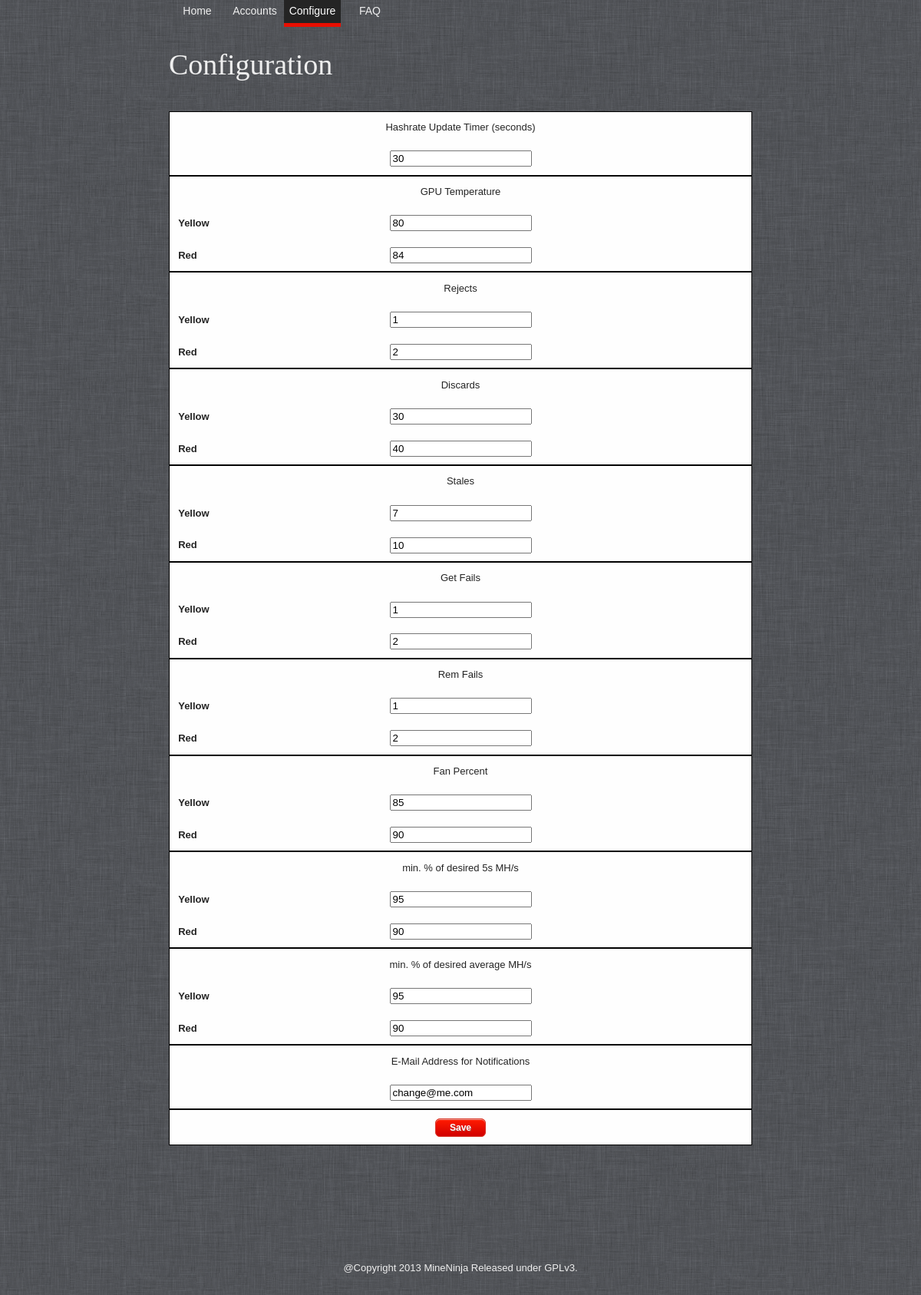
The app's page /pages/config.php with its own data.
### tables this page shows
CREATE TABLE `configuration` (
  `updatetime` int(11) NOT NULL,
  `yellowtemp` int(11) NOT NULL,
  `yellowrejects` int(11) NOT NULL,
  `yellowdiscards` int(11) NOT NULL,
  `yellowstales` int(11) NOT NULL,
  `yellowgetfails` int(11) NOT NULL,
  `yellowremfails` int(11) NOT NULL,
  `maxtemp` int(11) NOT NULL,
  `maxrejects` int(11) NOT NULL,
  `maxdiscards` int(11) NOT NULL,
  `maxstales` int(11) NOT NULL,
  `maxgetfails` int(11) NOT NULL,
  `maxremfails` int(11) NOT NULL,
  `email` varchar(200) NOT NULL,
  `yellowfan` int(11) NOT NULL,
  `maxfan` int(11) NOT NULL,
  `yellowgessper` int(11) NOT NULL,
  `maxgessper` int(11) NOT NULL,
  `yellowavgmhper` int(11) NOT NULL,
  `maxavgmhper` int(11) NOT NULL
);

### pages/config.php (the view, shortened to what this page needs)
<?php
$dbh = anubis_db_connect();
$configq = $dbh->query('SELECT * FROM configuration');
$config = $configq->fetch(PDO::FETCH_OBJ);
?>
<!DOCTYPE html>
<head>
<?php require('stylesheets.inc.php'); ?>
</head>
<body>
<div id="templatemo_wrapper">
<?php include ('header.inc.php'); ?>
    <div id="templatemo_main">
    	<div class="col_fw">
        	<div class="templatemo_megacontent">
            	<h2>Configuration</h2>
                <div class="cleaner h20"></div>
<form name=save action="config.php" method="post">
<table class="acuity" summary="Hostsummary" align="center">
        <tr>
        <td class="blue">Hashrate Update Timer (seconds)</td>
        <td colspan="2"><input type=text name="updatetime" value="<?php echo $config->updatetime?>"></td>
        </tr>
        <tr>
        <td class="blue">GPU Temperature</td>
        <td data-label="Yellow"><input type=text name="yellowtemp" value="<?php echo $config->yellowtemp?>"></td>
        <td data-label="Red"><input type=text name="maxtemp" value="<?php echo $config->maxtemp?>"></td>
        </tr>
        <tr>
        <td class="blue">Rejects</td>
        <td data-label="Yellow"><input type=text name="yellowrejects" value="<?php echo $config->yellowrejects?>"></td>
        <td data-label="Red"><input type=text name="maxrejects" value="<?php echo $config->maxrejects?>"></td>
        </tr>
        <tr>
        <td class="blue">Discards</td>
        <td data-label="Yellow"><input type=text name="yellowdiscards" value="<?php echo $config->yellowdiscards?>"></td>
        <td data-label="Red"><input type=text name="maxdiscards" value="<?php echo $config->maxdiscards?>"></td>
        </tr>
        <tr>
        <td class="blue">Stales</td>
	<td data-label="Yellow"><input type=text name="yellowstales" value="<?php echo $config->yellowstales?>"></td>
        <td data-label="Red"><input type=text name="maxstales" value="<?php echo $config->maxstales?>"></td>
        </tr>
        <tr>
        <td class="blue">Get Fails</td>
        <td data-label="Yellow"><input type=text name="yellowgetfails" value="<?php echo $config->yellowgetfails?>"></td>
        <td data-label="Red"><input type=text name="maxgetfails" value="<?php echo $config->maxgetfails?>"></td>
        </tr>
        <tr>
        <td class="blue">Rem Fails</td>
        <td data-label="Yellow"><input type=text name="yellowremfails" value="<?php echo $config->yellowremfails?>"></td>
        <td data-label="Red"><input type=text name="maxremfails" value="<?php echo $config->maxremfails?>"></td>
        </tr>
        <tr>
        <td class="blue">Fan Percent</td>
        <td data-label="Yellow"><input type=text name="yellowfan" value="<?php echo $config->yellowfan?>"></td>
        <td data-label="Red"><input type=text name="maxfan" value="<?php echo $config->maxfan?>"></td>
        </tr>
        <tr>
        <td class="blue">min. % of desired 5s MH/s</td>
        <td data-label="Yellow"><input type=text name="yellowgessper" value="<?php echo $config->yellowgessper?>"></td>
        <td data-label="Red"><input type=text name="maxgessper" value="<?php echo $config->maxgessper?>"></td>
        </tr>
        <tr>
        <td class="blue">min. % of desired average MH/s</td>
        <td data-label="Yellow"><input type=text name="yellowavgmhper" value="<?php echo $config->yellowavgmhper?>"></td>
        <td data-label="Red"><input type=text name="maxavgmhper" value="<?php echo $config->maxavgmhper?>"></td>
        </tr>
        <tr>
        <td class="blue">E-Mail Address for Notifications</td>
        <td colspan=2><input type=text name="email" value="<?php echo $config->email?>"></td>
        </tr>
        <tr>
        <td colspan="3" class="blue"><input type=submit name=saveconf class="button" value="Save"></td>
        </tr>
</table>
</form>
                <div class="cleaner h20"></div>
            </div>
		</div>
        </div>
    </div>
<div id="templatemo_footer_wrapper">
    <div id="templatemo_footer">
        <?php include("footer.inc.php"); ?>
    </div>
</div>
</body>
</html>

### pages/stylesheets.inc.php (shortened to what this page needs)
<link rel="stylesheet" type="text/css" href="css/templatemo_style.css" />
<link rel="stylesheet" type="text/css" href="css/ddsmoothmenu.css" />
<link rel="stylesheet" type="text/css" href="css/acuity.css" />

### pages/header.inc.php
<?php
$pages = array("Home" => "index.php",
             "Accounts" => "accounts.php",
             "Configure" => "config.php",
             "FAQ" => "faq.php");
$page = substr($_SERVER["SCRIPT_NAME"],strrpos($_SERVER["SCRIPT_NAME"],"/")+1);
?>
<div id="templatemo_header">
    <div id="templatemo_menu" class="ddsmoothmenu">
      <ul>
<?php
      foreach ($pages as $key => $value)
      {
        if  ($value == $page)
          $selected = "class='selected'";
        else
          $selected = "";
        echo "<li><a href='".$value."' ".$selected.">".$key."</a></li>";
      }
?>
    </ul>
    <br style="clear: left" />
  </div>
</div>

### pages/footer.inc.php
<?php
echo "@Copyright 2013 MineNinja Released under <a href=\"http://www.gnu.org/copyleft/gpl.html\" target=\"_blank\">GPLv3</a>.";
echo "<br />";
?>

### pages/css/templatemo_style.css (style rules this page uses)
body { margin: 0; padding: 0; color: #EEE; font-family: Tahoma, Geneva, sans-serif; font-size: 13px; line-height: 1.5em; background: url(../images/grey-fabric.png); background-color: #111; height: 100%; }
a, a:link, a:visited { color: #eee; font-weight: normal; text-decoration: none }
h1, h2, h3, h4, h5, h6 { color: #EEE; font-weight: normal; font-family: Georgia, "Times New Roman", Times, serif; }
h2 { font-size: 38px; margin: 0 0 25px; padding: 5px 0; }
.cleaner { clear: both }
.h20 { height: 20px }
#templatemo_wrapper { margin: 0 auto; padding: 0 10px; max-width:1100px; }
#templatemo_header { width: 100%; height: 50px; }
#templatemo_menu { float: right; }
#templatemo_main { clear: both; padding: 20px 0 20px; padding-bottom: 20px; }
.col_fw { margin-bottom: 40px; padding-bottom: 30px; }
#templatemo_footer_wrapper { position: relative; margin-top: -100px; height: 100px; clear: both; padding: 30px 10px 15px; margin: 0 auto; color: #eee; text-align: center; }
body:before { content:""; height:100%; float:left; width:0; margin-top:-32767px;/ }
.button { -moz-box-shadow:inset 0px 1px 0px 0px #f29c93; -webkit-box-shadow:inset 0px 1px 0px 0px #f29c93; box-shadow:inset 0px 1px 0px 0px #f29c93; background:-webkit-gradient( linear, left top, left bottom, color-stop(0.05, #fe1a00), color-stop(1, #d10000) ); background:-moz-linear-gradient( center top, #fe1a00 5%, #d10000 100% ); filter:progid:DXImageTransform.Microsoft.gradient(startColorstr='#fe1a00', endColorstr='#d10000'); background-color:#fe1a00; -moz-border-radius:6px; -webkit-border-radius:6px; border-radius:6px; border:1px solid #d83526; display:inline-block; color:#ffffff; font-family:arial; font-size:12px; font-weight:bold; padding:4px 18px; text-decoration:none; text-shadow:1px 1px 0px #b23e35; }
@media only screen and (max-width: 760px),
(min-device-width: 768px) and (max-device-width: 1024px),
only screen and (min-device-width: 560px) and (max-device-width: 1136px) and (-webkit-min-device-pixel-ratio: 2) { #templatemo_wrapper { max-width:760px; } }
@media only screen and (max-width: 760px),
(min-device-width: 768px) and (max-device-width: 1024px),
only screen and (min-device-width: 560px) and (max-device-width: 1136px) and (-webkit-min-device-pixel-ratio: 2) { #templatemo_menu { float: none; } }

### pages/css/ddsmoothmenu.css (style rules this page uses)
.ddsmoothmenu ul { z-index:100; margin: 0; padding: 0; list-style-type: none; }
.ddsmoothmenu ul li { position: relative; display: inline; float: left; }
.ddsmoothmenu ul li a { display: block; position: relative; width: 100px; padding: 5px 0 5px; margin: 0 1px 0 0; font-size: 14px; color: #eee; text-align: center; text-decoration: none; font-weight: 400; outline: none; border: none; }
.ddsmoothmenu ul li a.selected, .ddsmoothmenu ul li a:hover { color: #fff; background: #242424; border-bottom: 5px solid #e90e00; }
@media only screen and (max-width: 760px),
(min-device-width: 768px) and (max-device-width: 1024px),
only screen and (min-device-width: 560px) and (max-device-width: 1136px) and (-webkit-min-device-pixel-ratio: 2) { .ddsmoothmenu ul li a { width:74px; } }

### records on screen
configuration: updatetime "30", yellowtemp "80", maxtemp "84", yellowrejects "1", maxrejects "2", yellowdiscards "30", maxdiscards "40", yellowstales "7", maxstales "10", yellowgetfails "1", maxgetfails "2", yellowremfails "1", maxremfails "2", yellowfan "85", maxfan "90", yellowgessper "95", maxgessper "90", yellowavgmhper "95", maxavgmhper "90", email "change@me.com"

### other values on screen
$key "Home"
$key "Accounts"
$key "Configure"
$key "FAQ"
